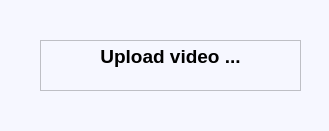
<?xml version="1.0" encoding="UTF-8"?>
<ui version="4.0">
 <class>UploadVideo</class>
 <widget class="QDialog" name="UploadVideo">
  <property name="geometry">
   <rect>
    <x>0</x>
    <y>0</y>
    <width>329</width>
    <height>131</height>
   </rect>
  </property>
  <property name="windowTitle">
   <string>Dialog</string>
  </property>
  <property name="styleSheet">
   <string notr="true">background-color: rgb(246, 247, 255);</string>
  </property>
  <widget class="QTextBrowser" name="textBrowser">
   <property name="geometry">
    <rect>
     <x>40</x>
     <y>40</y>
     <width>261</width>
     <height>51</height>
    </rect>
   </property>
   <property name="html">
    <string>&lt;!DOCTYPE HTML PUBLIC &quot;-//W3C//DTD HTML 4.0//EN&quot; &quot;http://www.w3.org/TR/REC-html40/strict.dtd&quot;&gt;
&lt;html&gt;&lt;head&gt;&lt;meta name=&quot;qrichtext&quot; content=&quot;1&quot; /&gt;&lt;style type=&quot;text/css&quot;&gt;
p, li { white-space: pre-wrap; }
&lt;/style&gt;&lt;/head&gt;&lt;body style=&quot; font-family:'MS Shell Dlg 2'; font-size:7.8pt; font-weight:400; font-style:normal;&quot;&gt;
&lt;p align=&quot;center&quot; style=&quot; margin-top:0px; margin-bottom:0px; margin-left:0px; margin-right:0px; -qt-block-indent:0; text-indent:0px;&quot;&gt;&lt;span style=&quot; font-size:14pt; font-weight:600;&quot;&gt;Upload video ...&lt;/span&gt;&lt;/p&gt;&lt;/body&gt;&lt;/html&gt;</string>
   </property>
  </widget>
 </widget>
 <resources/>
 <connections/>
</ui>
